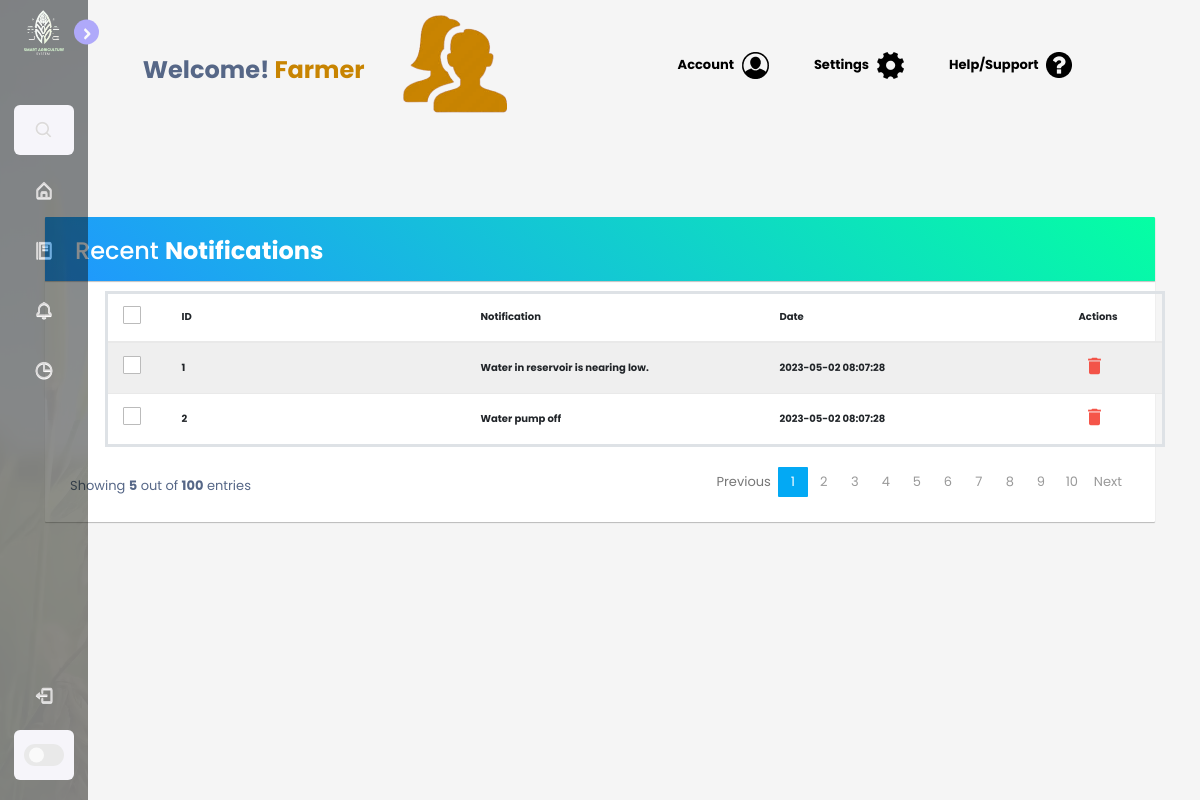
The page /sas/notification.php on the database its author committed.
### tables this page shows
CREATE TABLE `notif` (
  `notifID` int(11) NOT NULL,
  `Notif` text NOT NULL,
  `time` datetime NOT NULL,
  `user_id` int(11) DEFAULT NULL
);

### sas/tablenotif.php (the view, shortened to what this page needs)
<?php
	include "update.php";
	$result = mysqli_query($conn,"SELECT * FROM notif");
  ?>
<!DOCTYPE html>
<html lang="en">
<head>
<link rel="stylesheet" href="https://maxcdn.bootstrapcdn.com/font-awesome/4.7.0/css/font-awesome.min.css">
<link rel="stylesheet" href="https://maxcdn.bootstrapcdn.com/bootstrap/3.3.7/css/bootstrap.min.css">
<link rel="stylesheet" href="styles.css">
</head>
<body>
	<br>
	<br>
    <div class="container">
        <div class="table-wrapper">
            <div class="table-title">
                <div class="row">
                    <div class="col-sm-6">
						<h2>Recent <b>Notifications</b></h2>
					</div>
                </div>
			</div>
            <table class="table table-striped table-hover">
                <thead>
                    <tr>
						<th>
							<span class="custom-checkbox">
								<label for="selectAll"></label>
							</span>
						</th>
						<th>ID</th>
                        <th>Notification</th>
                        <th>Date</th>
                        <th>Actions</th>
                    </tr>
                </thead>
                <tbody>
				<?php
                while($row = mysqli_fetch_array($result))
                {
                ?>
					<tr>
						<td>
							<span class="custom-checkbox">
								<label for="checkbox1"></label>
							</span>
						</td>
						<td><?php echo $row["notifID"]; ?></td>
						<td><?php echo $row["Notif"]; ?></td>
						<td><?php echo $row["time"]; ?></td>
						<td>
							<a class="delete" href="delete.php?id=<?php echo $row['notifID']; ?>"><i class="material-icons" data-toggle="tooltip" title="Delete">&#xE872;</i></a>
						</td>
					</tr>
                <?php
                    }
                ?>
                </tbody>
            </table>
			<div class="clearfix">
    <div class="hint-text">Showing <b>5</b> out of <b>100</b> entries</div>
    <ul class="pagination">
        <li class="page-item disabled"><a href="#">Previous</a></li>
        <?php
        $page = isset($_GET['page']) ? $_GET['page'] : 1;
        $total_pages = 10;
        for ($i = 1; $i <= $total_pages; $i++) {
            $active = ($i == $page) ? "active" : "";
            echo "<li class='page-item $active'><a href='?page=$i' class='page-link'>$i</a></li>";
        }
        ?>
        <li class="page-item"><a href="#" class="page-link">Next</a></li>
    </ul>
</div>
    </div>
</body>
</html>

### sas/notification.php (shortened to what this page needs)
<!DOCTYPE html>
<html lang="en">
<head>
    <link rel="stylesheet" href="/css/styles.css">
    <link rel="stylesheet" href="bootstrap/css/bootstrap.min.css">
    <link href='https://unpkg.com/boxicons@2.1.1/css/boxicons.min.css' rel='stylesheet'>
</head>
<body>
  <?php
    include "dashboardheader.php";
    ?>
      <div class="data-container col-md-12">
      <?php
      include "welcomeheader.php";
      ?>
     <?php
      include "tablenotif.php";
      ?>
        </div>
</body>
</html>

### sas/dashboardheader.php (shortened to what this page needs)
<!DOCTYPE html>
<html lang="en">
<head>
    <link rel="stylesheet" href="css/styles.css">
    <link rel="stylesheet" href="bootstrap/css/bootstrap.min.css">
    <link href='https://unpkg.com/boxicons@2.1.1/css/boxicons.min.css' rel='stylesheet'>
    <link rel="stylesheet" type="text/css" href="css/styleweather.css">
</head>
<body>
    <nav class="sidebar close mobile">
        <header>
            <div class="image-text">
                <span class="image">
                    <img src="img/Logo.png" alt="">
                </span>
            </div>
            <i class='bx bx-chevron-right toggle'></i>
        </header>
        <div class="menu-bar">
            <div class="menu">
                <li class="search-box">
                    <i class='bx bx-search icon'></i>
                </li>
                <ul class="menu-links">
                    <li class="nav-link">
                        <a href="soilmoisture.php">
                            <i class='bx bx-home-alt icon'></i>
                        </a>
                    </li>
                    <li class="nav-link">
                        <a href="recommendation.php">
                            <i class='bx bx-food-menu icon'></i>
                        </a>
                    </li>
                    <li class="nav-link">
                        <a href="notification.php">
                            <i class='bx bx-bell icon'></i>
                        </a>
                    </li>
                    <li class="nav-link">
                        <a href="report.html">
                            <i class='bx bx-pie-chart-alt icon'></i>
                        </a>
                    </li>
                </ul>
            </div>
            <div class="bottom-content">
                <li class="">
                <a href="../user/logout.php">
                        <i class='bx bx-log-out icon'></i>
                    </a>
                </li>
                <li class="mode">
                    <div class="toggle-switch">
                        <span class="switch"></span>
                    </div>
                </li>
            </div>
        </div>
    </nav>
</body>
</html>

### sas/welcomeheader.php (shortened to what this page needs)
<!DOCTYPE html>
<html lang="en">
<head>
    <link rel="stylesheet" href="css/styles.css">
    <link rel="stylesheet" href="bootstrap/css/bootstrap.min.css">
    <link href='https://unpkg.com/boxicons@2.1.1/css/boxicons.min.css' rel='stylesheet'>
    <link rel="stylesheet" type="text/css" href="css/styleweather.css">
</head>
<body>
    <div class="col-md-12 wrapper">
      <div class="wrap">
        <div class="welcome-header">
          <h3>Welcome! <span> Farmer
          </span></h3>
          <img src="img/people.png">
        </div>
        <div class ="settings-header">
          <a href="#" class="bar account"><span>Account</span> <img src="img/account.png" alt="dashboard"></a>
          <a href="#" class="bar setting"><span>Settings</span> <img src="img/setting.png" alt="dashboard"></a>
          <a href="#" class="bar help"><span>Help/Support</span> <img src="img/help.png" alt="dashboard"></a>
        </div>
</div>
</body>
</html>

### assets/css/styles.css (style rules this page uses)
:root { --header-height: 3rem; --first-color: #2A6049; --first-color-alt: #67a867; --title-color: #161212; --text-color: #5B5757; --text-color-light: #8F8A8A; --body-color: #FDF4F5; --container-color: #FFF; --body-font: 'Poppins', sans-serif; --biggest-font-size: 2rem; --h2-font-size: 1.25rem; --h3-font-size: 1.125rem; --normal-font-size: . ; --small-font-size: .813rem; --font-semi-bold: 600; --font-bold: 700; --mb-1: .5rem; --mb-2: 1rem; --mb-3: 1.5rem; --mb-4: 2rem; --mb-5: 2.5rem; --mb-6: 3rem; --z-tooltip: 10; --z-fixed: 100; }
@media screen and (min-width: 968px) { :root { --biggest-font-size: 3rem; --h2-font-size: 1.75rem; --h3-font-size: 1.25rem; --normal-font-size: 1rem; --small-font-size: .875rem; } }
*,::before,::after { box-sizing: border-box; }
html { scroll-behavior: smooth; }
body { margin: var(--header-height) 0 0 0; font-family: var(--body-font); font-size: var(--normal-font-size); background-color: var(--body-color); color: var(--text-color); line-height: 1.6; }
h1,h2,h3,ul,p { margin: 0; }
h1,h2,h3 { font-weight: var(--font-semi-bold); color: var(--title-color); }
ul { padding: 0; list-style: none; }
a { text-decoration: none; }
img { max-width: 100%; height: auto; }
@media screen and (min-width: 768px) { body { margin: 0; } }

### sas/css/styleweather.css (style rules this page uses)
* { box-sizing: border-box; }

### sas/styles.css (style rules this page uses)
body { color: #566787; background: #f5f5f5; font-family: 'Varela Round', sans-serif; font-size: 13px; }
.table-wrapper { background: #fff; padding: 20px 25px; margin: 30px 0; border-radius:1px; box-shadow: 0 1px 1px rgba(0, 0, 0, 0.247); }
.table-title { padding-bottom: 15px; background: linear-gradient(40deg, #2096ff, #05ffa3) !important; color: #fff; padding: 16px 30px; margin: -20px -25px 10px; border-radius: 1px 1px 0 0; box-shadow: 0 1px 1px rgba(0, 0, 0, 0.247); }
.table-title h2 { margin: 5px 0 0; font-size: 24px; }
table.table tr th, table.table tr td { border-color: #e9e9e9; padding: 12px 15px; vertical-align: middle; }
table.table tr th:first-child { width: 60px; }
table.table tr th:last-child { width: 100px; }
table.table-striped tbody tr:nth-of-type(odd) { background-color: #fcfcfc; }
table.table td:last-child i { opacity: 0.9; font-size: 22px; margin: 0 5px; }
table.table td a { font-weight: bold; color: #566787; display: inline-block; text-decoration: none; outline: none !important; }
table.table td a.delete { color: #F44336; }
table.table td i { font-size: 19px; }
.pagination { float: right; margin: 0 0 5px; }
.pagination li a { border: none; font-size: 13px; min-width: 30px; min-height: 30px; color: #999; margin: 0 2px; line-height: 30px; border-radius: 1px !important; text-align: center; padding: 0 6px; }
.pagination li.active a, .pagination li.active a.page-link { background: #03A9F4; }
.hint-text { float: left; margin-top: 10px; font-size: 13px; }
.custom-checkbox { position: relative; }
.custom-checkbox label:before { width: 18px; height: 18px; }
.custom-checkbox label:before { content: ''; margin-right: 10px; display: inline-block; vertical-align: text-top; background: white; border: 1px solid #bbb; border-radius: 1px; box-sizing: border-box; z-index: 2; }

### rows shown on the page
notif: notifID "1", Notif "Water in reservoir is nearing low.", time "2023-05-02 08:07:28"
notif: notifID "2", Notif "Water pump off", time "2023-05-02 08:07:28"
